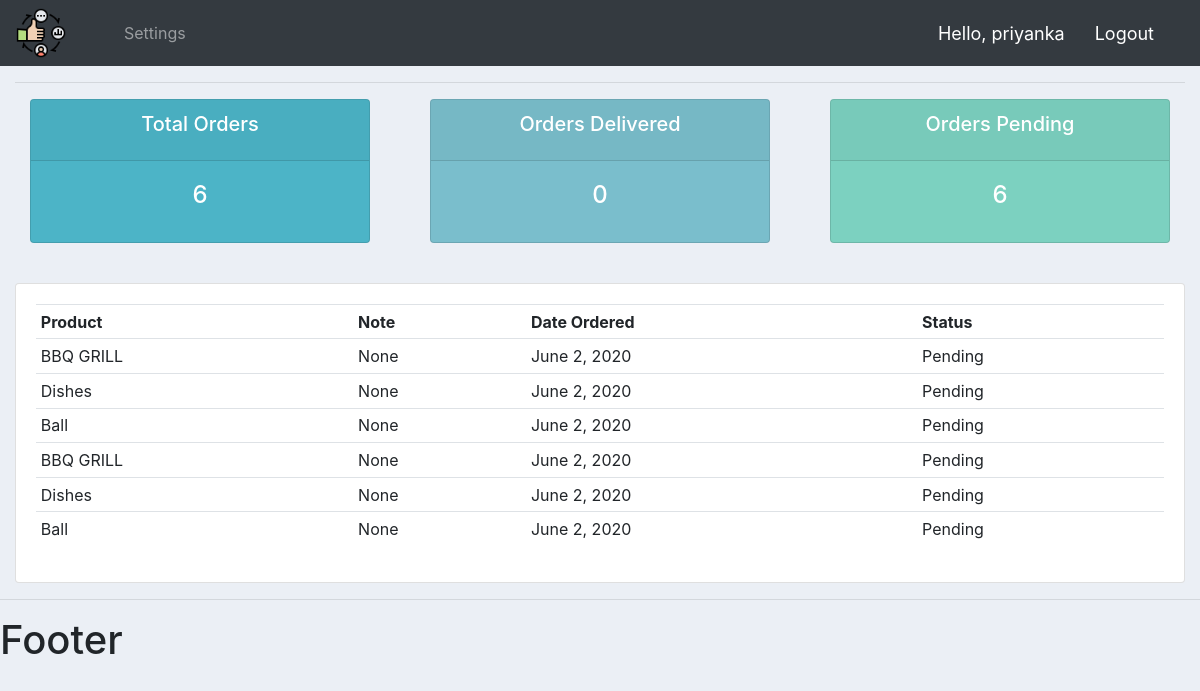
The page /user/ (signed in) on the database its author committed.
### account/models.py (models this page shows)
class Order(models.Model):
    STATUS = (
        ('Pending', 'Pending'),
        ('Out for delivery', 'Out for delivery'),
        ('Delivered', 'Delivered'),
    )
    customer = models.ForeignKey(Customer, null=True, on_delete=models.SET_NULL)
    product = models.ForeignKey(Product, null=True, on_delete=models.SET_NULL)
    date_created = models.DateField(auto_now_add=True, null=True)
    status = models.CharField(max_length=200, null=True, choices=STATUS)
    note = models.CharField(max_length=1000, null=True)
    def __str__(self):
        return self.product.name

class Product(models.Model):
    CATEGORY = (
        ('Indoor', 'Indoor'),
        ('Out Door', 'Out Door'),
    )
    name = models.CharField(max_length=200, null=True)
    price = models.FloatField(null=True)
    category = models.CharField(max_length=200, null=True, choices=CATEGORY)
    description = models.CharField(max_length=200, null=True, blank=True)
    date_created = models.DateField(auto_now_add=True, null=True)
    tags = models.ManyToManyField(Tag)
    def __str__(self):
        return self.name

### account/decorators.py (the view)
        def wrapper_func(request, *args, **kwargs):
            group = None
            if request.user.groups.exists():
                group = request.user.groups.all()[0].name
            if group in allowed_roles:
                return view_func(request, *args, **kwargs)
            else:
                return HttpResponse("<h3>You are not Authorized here.</h3>")

### account/views.py (called while the page is built)
@login_required(login_url='login')
@allowed_users(allowed_roles=['customer'])
def userPage(request):
    orders = request.user.customer.order_set.all()
    total_orders = orders.count()
    pending = orders.filter(status="Pending").count()
    delivered = orders.filter(status="Delivered").count()
    print("Orders: ", orders)
    context = {
        'orders': orders,
        'total_orders':total_orders,
        'pending':pending,
        'delivered':delivered,
        }
    return render(request, 'account/user.htm', context)

### account/templates/account/user.htm
{% extends 'account/base.htm' %}
{% load static %}
{% block content %}
{% include 'account/status.htm' %}
<br>
<div class="row">
    <div class="col-md">
        <div class="card card-body">
            <table class="table table-sm">
                <tr>
                    <th>Product</th>
                    <th>Note</th>
                    <th>Date Ordered</th>
                    <th>Status</th>
                </tr>
                {% for order in orders  %}
                    <tr>
                        <td>{{ order.product }}</td>
                        <td>{{ order.note }}</td>
                        <td>{{ order.date_created }}</td>
                        <td>{{ order.status }}</td>
                    </tr>
                {% endfor %}
            </table>
        </div>
    </div>
</div>
{% endblock %}

### account/templates/account/navbar.htm (shortened to what this page needs)
{% load static %}
<nav class="navbar navbar-expand-lg navbar-dark bg-dark">
    <a href="{% url 'home' %}"><img src="{% static 'images/logo.png' %}" alt="" style="width: 50px; height: auto;"></a>
    <div class="collapse navbar-collapse" id="navbarSupportedContent">
      <ul class="navbar-nav mr-auto">
        {% if request.user.is_staff %}
        <li class="nav-item active">
          <a class="nav-link" href="{% url 'home' %}">Dashboard <span class="sr-only">(current)</span></a>
        </li>
        <li class="nav-item">
          <a class="nav-link" href="{% url 'products' %}">Products</a>
        </li>
        {% else %}
        <li class="nav-item" style="margin-left: 50px;">
          <a class="nav-link" href="{% url 'account' %}">Settings</a>
        </li>
        {% endif %}
      </ul>
    </div>
    <span class="hello-msg">Hello, {{ request.user }}</span>
    <span><a class="hello-msg" href="{% url 'logout' %}">Logout</a></span>
</nav>

### static/css/main.css (style rules this page uses)
body { background-color: #ebeff5; }

### account/templates/account/navbar.htm (style rules this page uses)
.hello-msg { font-size: 18px; color: #ffffff; margin-right: 30px; }

### rows shown on the page
Order: product "BBQ GRILL", note "None", date_created "June 2, 2020", status "Pending"
Order: product "Dishes", note "None", date_created "June 2, 2020", status "Pending"
Order: product "Ball", note "None", date_created "June 2, 2020", status "Pending"
Order: product "BBQ GRILL", note "None", date_created "June 2, 2020", status "Pending"
Order: product "Dishes", note "None", date_created "June 2, 2020", status "Pending"
Order: product "Ball", note "None", date_created "June 2, 2020", status "Pending"

### other values the page prints
{{ request.user }} "priyanka"
{{ total_orders }} "6"
{{ delivered }} "0"
{{ pending }} "6"
